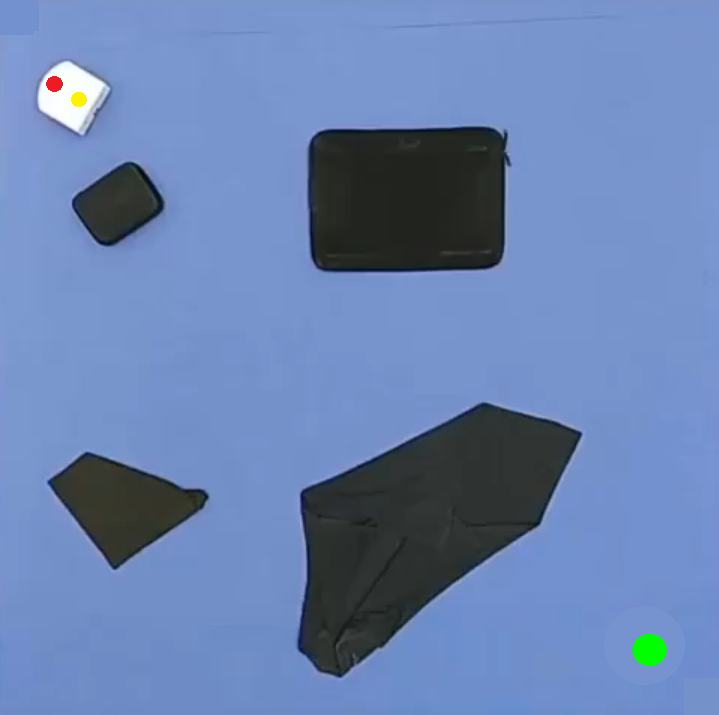
#> input picture input_picture_2.png, 719 x 715 px
$ jupyter execute Template_matching.ipynb
#> lines starting #> are read from the running program, lines starting #| are printed output that depends on the picture; long printed decimals are rounded
[cell 1]
import cv2
import math
import numpy as np
from matplotlib import pyplot as plt
from matplotlib import colors

MAP_SIZE = 50

filename = 'input_picture_2.png'
img = cv2.imread(filename, cv2.IMREAD_COLOR)
#> img is the input picture: shape (715, 719, 3); mean B, G, R 177.5, 130.6, 105.7
original_height, original_width = img.shape[:2]
#> original_height = 715; original_width = 719


resized = cv2.resize(img, (MAP_SIZE,MAP_SIZE), interpolation = cv2.INTER_AREA)
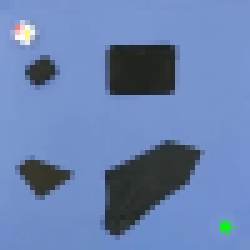
#> resized: shape (50, 50, 3) (shown 5 times larger); mean B, G, R 177.5, 130.6, 105.7
plt.figure(figsize=(30,50))
plt.subplot(121),plt.imshow(img[:,:,::-1])
plt.title('Original Image'), plt.xticks([]), plt.yticks([])
plt.subplot(122),plt.imshow(resized[:,:,::-1])
plt.title('Resized Image'), plt.xticks([]), plt.yticks([])

plt.show

##################### GOAL ##########################
template_goal = img[605:689,600:685,:]
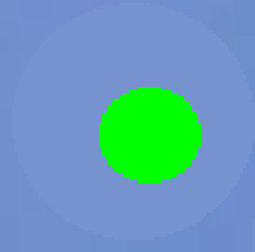
#> template_goal: shape (84, 85, 3) (shown 3 times larger); mean B, G, R 181.3, 158.6, 102.6
plt.figure()
plt.imshow(template_goal[:,:,::-1])
plt.show()
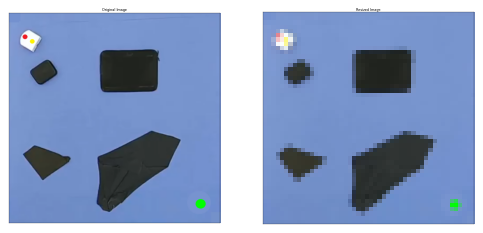
#> figure drawn by matplotlib, 2 panels

#c, w, h  = template_goal.shape[::-1]
res = cv2.matchTemplate(img,template_goal,cv2.TM_SQDIFF_NORMED)
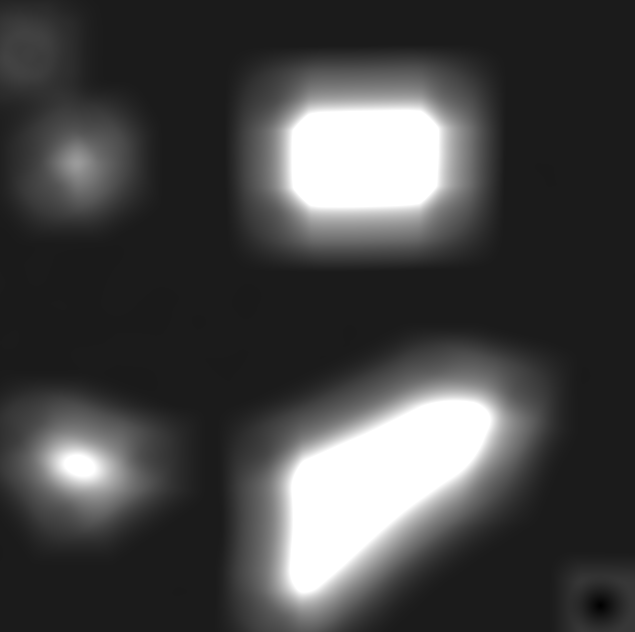
#> res: shape (632, 635) float32; min 2.22e-08, max 1, mean 0.277
min_val, max_val, min_loc, max_loc = cv2.minMaxLoc(res)
#> min_val = 2.22e-08; max_val = 1; min_loc = (600, 605); max_loc = (348, 111)

plt.imshow(res)
plt.title('Matching Image'), plt.xticks([]), plt.yticks([])

goal = min_loc
#> goal = (600, 605)
x_goal=int(np.round(goal[0]*MAP_SIZE/original_width))
#> x_goal = 42
y_goal=MAP_SIZE-int(np.round(goal[1]*MAP_SIZE/original_height)) #confirm height and width
#> y_goal = 8
goal = [x_goal, y_goal]
#> goal = [42, 8]
print("Position of the goal [x, y] :", goal)
#| Position of the goal [x, y] : [42, 8]

##################### ROBOT ##########################
template_red_point = img[75:95,45:65,:]
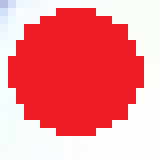
#> template_red_point: shape (20, 20, 3) (shown 8 times larger); mean B, G, R 139.6, 135.8, 242.2
plt.figure()
plt.imshow(template_red_point[:,:,::-1])
plt.show()

res = cv2.matchTemplate(img,template_red_point,cv2.TM_SQDIFF_NORMED)
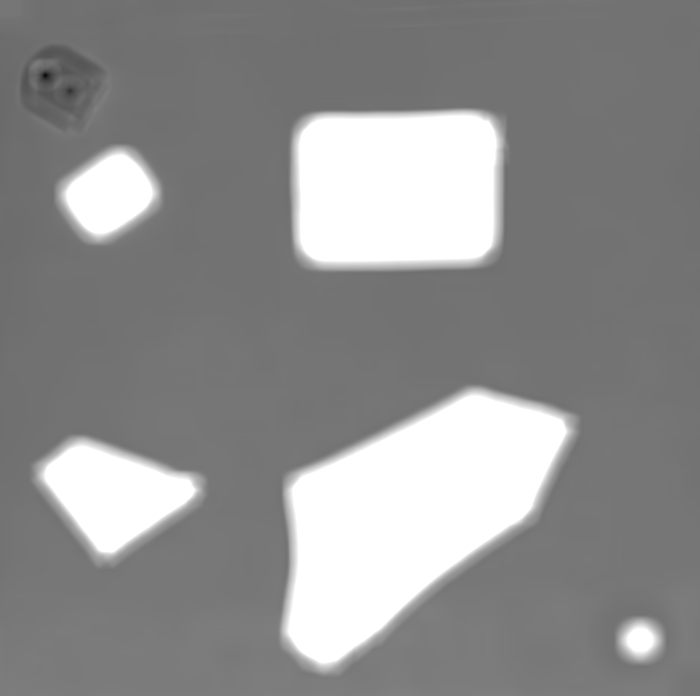
#> res: shape (696, 700) float32; min 8.27e-08, max 1, mean 0.562
min_val, max_val, min_loc, max_loc = cv2.minMaxLoc(res)
#> min_val = 8.27e-08; min_loc = (45, 75); max_loc = (450, 116)

plt.imshow(res)
plt.title('Matching Image'), plt.xticks([]), plt.yticks([])

red = [min_loc[0], min_loc[1]]
#> red = [45, 75]
red[1] = original_height-red[1]
#print("Position of the red point [x, y] :", red)


template_yellow_point = img[90:110,70:90,:]
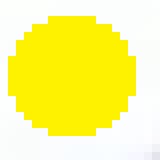
#> template_yellow_point: shape (20, 20, 3) (shown 8 times larger); mean B, G, R 131.7, 247.8, 252.9
plt.figure()
plt.imshow(template_yellow_point[:,:,::-1])
plt.show()

res = cv2.matchTemplate(img,template_yellow_point,cv2.TM_SQDIFF_NORMED)
min_val, max_val, min_loc, max_loc = cv2.minMaxLoc(res)
#> min_val = 0; min_loc = (70, 90); max_loc = (444, 116)

plt.imshow(res)
plt.title('Matching Image'), plt.xticks([]), plt.yticks([])

yellow = [min_loc[0], min_loc[1]]
#> yellow = [70, 90]
yellow[1] = original_height-yellow[1]
#print("Position of the yellow point [x, y] :", yellow)

############ Compute pos and orientation ############
print(red)
#| [45, 640]
print(yellow)
#| [70, 625]
print(original_height)
#| 715

x=(red[0]+yellow[0])/2
#> x = 57.5
y=(red[1]+yellow[1])/2
#> y = 632.5
x=int(np.round(x*MAP_SIZE/original_width))
#> x = 4
y=int(np.round(y*MAP_SIZE/original_height))
#> y = 44

v = [red[0]-yellow[0], red[1]-yellow[1]]
#> v = [-25, 15]
print(v)
#| [-25, 15]

theta = math.atan2(v[1],v[0])
#> theta = 2.6

robot_pose = [x, y, theta]
#> robot_pose = [4, 44, 2.6]
print("Position of the robot [x, y, theta] :", robot_pose)
#| Position of the robot [x, y, theta] : [4, 44, 2.601]
